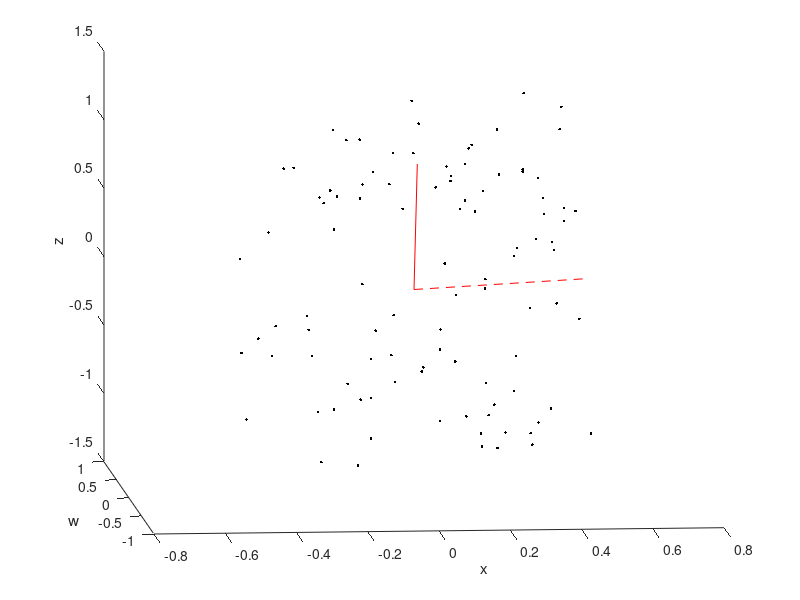

Write MATLAB code to recreate this figure.
N=100;
x1=rand(N,1)-0.5;  x2=rand(N,1).*2-1; 
x3=x2+x1./2+randn(N,1).*(1/8);
dat=[x1 x2 x3];
[n1 n2]=size(dat);

%Singular value decomposition
[res,valsing,eof]=svd(dat./sqrt(n1-1));
eof

v=diag(valsing).^2;
v./sum(v)*100        %Percentage of explained variance

%Drawing
k=linspace(0,1,2);

figure
plot3(k*eof(1,1),k*eof(2,1),k*eof(3,1),...
   'r',k/2*eof(1,2),k/2*eof(2,2),k/2*eof(3,2),...
   'r--',x1,x2,x3,'k.')
xlabel('x'),ylabel('w'),zlabel('z'),view(-5,10)
